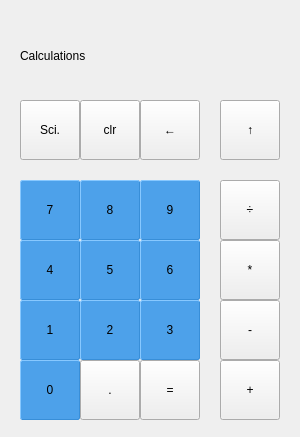
<?xml version="1.0" encoding="UTF-8"?>
<ui version="4.0">
 <class>MainWindow</class>
 <widget class="QMainWindow" name="MainWindow">
  <property name="geometry">
   <rect>
    <x>0</x>
    <y>0</y>
    <width>300</width>
    <height>437</height>
   </rect>
  </property>
  <property name="windowTitle">
   <string>MainWindow</string>
  </property>
  <widget class="QWidget" name="centralWidget">
   <widget class="QLabel" name="label">
    <property name="geometry">
     <rect>
      <x>20</x>
      <y>30</y>
      <width>261</width>
      <height>51</height>
     </rect>
    </property>
    <property name="text">
     <string>Calculations</string>
    </property>
   </widget>
   <widget class="QPushButton" name="pushButton">
    <property name="geometry">
     <rect>
      <x>20</x>
      <y>100</y>
      <width>60</width>
      <height>60</height>
     </rect>
    </property>
    <property name="sizeIncrement">
     <size>
      <width>0</width>
      <height>0</height>
     </size>
    </property>
    <property name="text">
     <string>Sci.</string>
    </property>
   </widget>
   <widget class="QPushButton" name="pushButton_2">
    <property name="geometry">
     <rect>
      <x>80</x>
      <y>100</y>
      <width>60</width>
      <height>60</height>
     </rect>
    </property>
    <property name="sizeIncrement">
     <size>
      <width>0</width>
      <height>0</height>
     </size>
    </property>
    <property name="text">
     <string>clr</string>
    </property>
   </widget>
   <widget class="QPushButton" name="pushButton_3">
    <property name="geometry">
     <rect>
      <x>140</x>
      <y>100</y>
      <width>60</width>
      <height>60</height>
     </rect>
    </property>
    <property name="sizeIncrement">
     <size>
      <width>0</width>
      <height>0</height>
     </size>
    </property>
    <property name="text">
     <string>←</string>
    </property>
   </widget>
   <widget class="QPushButton" name="pushButton_4">
    <property name="geometry">
     <rect>
      <x>220</x>
      <y>100</y>
      <width>60</width>
      <height>60</height>
     </rect>
    </property>
    <property name="sizeIncrement">
     <size>
      <width>0</width>
      <height>0</height>
     </size>
    </property>
    <property name="text">
     <string>↑</string>
    </property>
   </widget>
   <widget class="QPushButton" name="pushButton_5">
    <property name="geometry">
     <rect>
      <x>140</x>
      <y>180</y>
      <width>60</width>
      <height>60</height>
     </rect>
    </property>
    <property name="sizeIncrement">
     <size>
      <width>0</width>
      <height>0</height>
     </size>
    </property>
    <property name="styleSheet">
     <string notr="true">QPushButton {
    background-color: #4da1ea;
    border-style: outset;
    border-width: 1px;
    border-radius: 2px;
    border-color: #388ed8;
}
QPushButton:pressed {
    background-color: #388ed8;
}</string>
    </property>
    <property name="text">
     <string>9</string>
    </property>
   </widget>
   <widget class="QPushButton" name="pushButton_6">
    <property name="geometry">
     <rect>
      <x>220</x>
      <y>180</y>
      <width>60</width>
      <height>60</height>
     </rect>
    </property>
    <property name="sizeIncrement">
     <size>
      <width>0</width>
      <height>0</height>
     </size>
    </property>
    <property name="text">
     <string>÷</string>
    </property>
   </widget>
   <widget class="QPushButton" name="pushButton_7">
    <property name="geometry">
     <rect>
      <x>20</x>
      <y>180</y>
      <width>60</width>
      <height>60</height>
     </rect>
    </property>
    <property name="sizeIncrement">
     <size>
      <width>0</width>
      <height>0</height>
     </size>
    </property>
    <property name="styleSheet">
     <string notr="true">QPushButton {
    background-color: #4da1ea;
    border-style: outset;
    border-width: 1px;
    border-radius: 2px;
    border-color: #388ed8;
}
QPushButton:pressed {
    background-color: #388ed8;
}</string>
    </property>
    <property name="text">
     <string>7</string>
    </property>
   </widget>
   <widget class="QPushButton" name="pushButton_8">
    <property name="geometry">
     <rect>
      <x>80</x>
      <y>180</y>
      <width>60</width>
      <height>60</height>
     </rect>
    </property>
    <property name="sizeIncrement">
     <size>
      <width>0</width>
      <height>0</height>
     </size>
    </property>
    <property name="styleSheet">
     <string notr="true">QPushButton {
    background-color: #4da1ea;
    border-style: outset;
    border-width: 1px;
    border-radius: 2px;
    border-color: #388ed8;
}
QPushButton:pressed {
    background-color: #388ed8;
}</string>
    </property>
    <property name="text">
     <string>8</string>
    </property>
   </widget>
   <widget class="QPushButton" name="pushButton_9">
    <property name="geometry">
     <rect>
      <x>140</x>
      <y>240</y>
      <width>60</width>
      <height>60</height>
     </rect>
    </property>
    <property name="sizeIncrement">
     <size>
      <width>0</width>
      <height>0</height>
     </size>
    </property>
    <property name="styleSheet">
     <string notr="true">QPushButton {
    background-color: #4da1ea;
    border-style: outset;
    border-width: 1px;
    border-radius: 2px;
    border-color: #388ed8;
}
QPushButton:pressed {
    background-color: #388ed8;
}</string>
    </property>
    <property name="text">
     <string>6</string>
    </property>
   </widget>
   <widget class="QPushButton" name="pushButton_10">
    <property name="geometry">
     <rect>
      <x>220</x>
      <y>240</y>
      <width>60</width>
      <height>60</height>
     </rect>
    </property>
    <property name="sizeIncrement">
     <size>
      <width>0</width>
      <height>0</height>
     </size>
    </property>
    <property name="text">
     <string>*</string>
    </property>
   </widget>
   <widget class="QPushButton" name="pushButton_11">
    <property name="geometry">
     <rect>
      <x>20</x>
      <y>240</y>
      <width>60</width>
      <height>60</height>
     </rect>
    </property>
    <property name="sizeIncrement">
     <size>
      <width>0</width>
      <height>0</height>
     </size>
    </property>
    <property name="styleSheet">
     <string notr="true">QPushButton {
    background-color: #4da1ea;
    border-style: outset;
    border-width: 1px;
    border-radius: 2px;
    border-color: #388ed8;
}
QPushButton:pressed {
    background-color: #388ed8;
}</string>
    </property>
    <property name="text">
     <string>4</string>
    </property>
   </widget>
   <widget class="QPushButton" name="pushButton_12">
    <property name="geometry">
     <rect>
      <x>80</x>
      <y>240</y>
      <width>60</width>
      <height>60</height>
     </rect>
    </property>
    <property name="sizeIncrement">
     <size>
      <width>0</width>
      <height>0</height>
     </size>
    </property>
    <property name="styleSheet">
     <string notr="true">QPushButton {
    background-color: #4da1ea;
    border-style: outset;
    border-width: 1px;
    border-radius: 2px;
    border-color: #388ed8;
}
QPushButton:pressed {
    background-color: #388ed8;
}</string>
    </property>
    <property name="text">
     <string>5</string>
    </property>
   </widget>
   <widget class="QPushButton" name="pushButton_13">
    <property name="geometry">
     <rect>
      <x>140</x>
      <y>300</y>
      <width>60</width>
      <height>60</height>
     </rect>
    </property>
    <property name="sizeIncrement">
     <size>
      <width>0</width>
      <height>0</height>
     </size>
    </property>
    <property name="styleSheet">
     <string notr="true">QPushButton {
    background-color: #4da1ea;
    border-style: outset;
    border-width: 1px;
    border-radius: 2px;
    border-color: #388ed8;
}
QPushButton:pressed {
    background-color: #388ed8;
}</string>
    </property>
    <property name="text">
     <string>3</string>
    </property>
   </widget>
   <widget class="QPushButton" name="pushButton_14">
    <property name="geometry">
     <rect>
      <x>220</x>
      <y>300</y>
      <width>60</width>
      <height>60</height>
     </rect>
    </property>
    <property name="sizeIncrement">
     <size>
      <width>0</width>
      <height>0</height>
     </size>
    </property>
    <property name="text">
     <string>-</string>
    </property>
   </widget>
   <widget class="QPushButton" name="pushButton_15">
    <property name="geometry">
     <rect>
      <x>20</x>
      <y>300</y>
      <width>60</width>
      <height>60</height>
     </rect>
    </property>
    <property name="sizeIncrement">
     <size>
      <width>0</width>
      <height>0</height>
     </size>
    </property>
    <property name="styleSheet">
     <string notr="true">QPushButton {
    background-color: #4da1ea;
    border-style: outset;
    border-width: 1px;
    border-radius: 2px;
    border-color: #388ed8;
}
QPushButton:pressed {
    background-color: #388ed8;
}</string>
    </property>
    <property name="text">
     <string>1</string>
    </property>
   </widget>
   <widget class="QPushButton" name="pushButton_16">
    <property name="geometry">
     <rect>
      <x>80</x>
      <y>300</y>
      <width>60</width>
      <height>60</height>
     </rect>
    </property>
    <property name="sizeIncrement">
     <size>
      <width>0</width>
      <height>0</height>
     </size>
    </property>
    <property name="styleSheet">
     <string notr="true">QPushButton {
    background-color: #4da1ea;
    border-style: outset;
    border-width: 1px;
    border-radius: 2px;
    border-color: #388ed8;
}
QPushButton:pressed {
    background-color: #388ed8;
}</string>
    </property>
    <property name="text">
     <string>2</string>
    </property>
   </widget>
   <widget class="QPushButton" name="pushButton_17">
    <property name="geometry">
     <rect>
      <x>220</x>
      <y>360</y>
      <width>60</width>
      <height>60</height>
     </rect>
    </property>
    <property name="sizeIncrement">
     <size>
      <width>0</width>
      <height>0</height>
     </size>
    </property>
    <property name="text">
     <string>+</string>
    </property>
   </widget>
   <widget class="QPushButton" name="pushButton_18">
    <property name="geometry">
     <rect>
      <x>140</x>
      <y>360</y>
      <width>60</width>
      <height>60</height>
     </rect>
    </property>
    <property name="sizeIncrement">
     <size>
      <width>0</width>
      <height>0</height>
     </size>
    </property>
    <property name="text">
     <string>=</string>
    </property>
   </widget>
   <widget class="QPushButton" name="pushButton_19">
    <property name="geometry">
     <rect>
      <x>20</x>
      <y>360</y>
      <width>60</width>
      <height>60</height>
     </rect>
    </property>
    <property name="sizeIncrement">
     <size>
      <width>0</width>
      <height>0</height>
     </size>
    </property>
    <property name="styleSheet">
     <string notr="true">QPushButton {
    background-color: #4da1ea;
    border-style: outset;
    border-width: 1px;
    border-radius: 2px;
    border-color: #388ed8;
}
QPushButton:pressed {
    background-color: #388ed8;
}</string>
    </property>
    <property name="text">
     <string>0</string>
    </property>
   </widget>
   <widget class="QPushButton" name="pushButton_20">
    <property name="geometry">
     <rect>
      <x>80</x>
      <y>360</y>
      <width>60</width>
      <height>60</height>
     </rect>
    </property>
    <property name="sizeIncrement">
     <size>
      <width>0</width>
      <height>0</height>
     </size>
    </property>
    <property name="text">
     <string>.</string>
    </property>
   </widget>
  </widget>
 </widget>
 <layoutdefault spacing="6" margin="11"/>
 <resources/>
 <connections/>
</ui>
